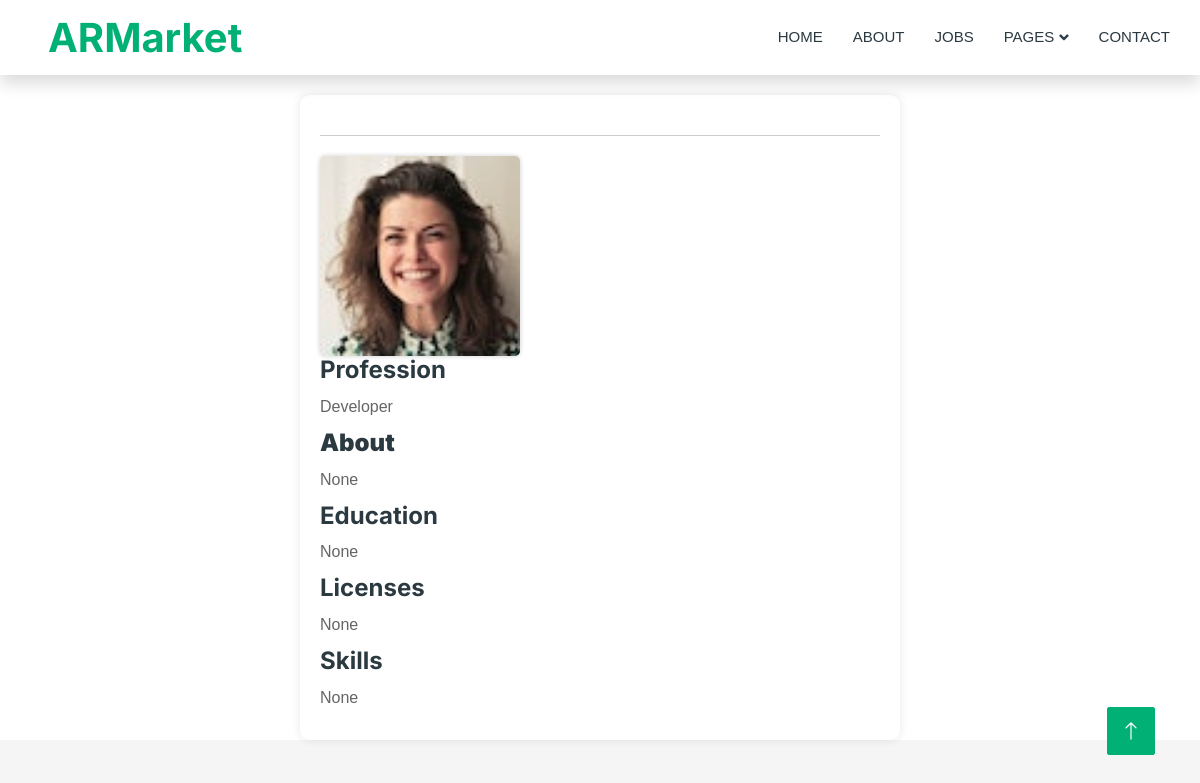
The page /user/2/ on the database its author committed.
### main/models.py (models this page shows, shortened)
class UserInfo(models.Model):
    obj=models.ForeignKey(User,on_delete=models.CASCADE,related_name='userp')
    img=models.ImageField('imagers',upload_to='users')
    prof=models.CharField('profession',max_length=255)
    about=models.TextField('about',blank=True)
    education=models.CharField('Education',blank=True,max_length=255)
    licenses=models.CharField('Licenses & certificationsLicenses',blank=True,max_length=255)
    skills=models.CharField('skills',max_length=500,blank=True)
    open=models.BooleanField('Open to work',default=True)
    points=models.IntegerField(default=10)
    register_dt=models.DateTimeField(auto_now_add=True,null=True)
    class Meta:
        verbose_name='User Info'
        verbose_name_plural='Users info'

### main/views.py (the view)
# urls.py: path('user/<int:id>/',UserPage.as_view(),name='user'),
class UserPage(DetailView):
    template_name='user.html'
    def get(self,request,id):
        user=User.objects.filter(pk=id)
        usern=request.user
        usern.username=usern.username.capitalize()
        context={
                'user':user,
                'usern':usern,
                }
        return render(request,self.template_name,context)

### main/Templates/user.html (shortened to what this page needs)
{% load static %}
<!DOCTYPE html>
<html lang="en">
<head>
    <link href="https://cdnjs.cloudflare.com/ajax/libs/font-awesome/5.10.0/css/all.min.css" rel="stylesheet">
    <link href="https://cdn.jsdelivr.net/npm/bootstrap-icons@1.4.1/font/bootstrap-icons.css" rel="stylesheet">
    <link href="{% static 'lib/animate/animate.min.css' %}" rel="stylesheet">
    <link href="{% static 'lib/owlcarousel/assets/owl.carousel.min.css' %}" rel="stylesheet">
    <link href="{% static 'css/bootstrap.min.css' %}" rel="stylesheet">
    <link href="{% static 'css/style.css' %}" rel="stylesheet">
</head>
<body>
    <div class="container-xxl bg-white p-0">
        <nav class="navbar navbar-expand-lg bg-white navbar-light shadow sticky-top p-0">
            <a href="{% url 'home' %}" class="navbar-brand d-flex align-items-center text-center py-0 px-4 px-lg-5">
                <h1 class="m-0 text-primary">ARMarket</h1>
            </a>
            <div class="collapse navbar-collapse" id="navbarCollapse">
                <div class="navbar-nav ms-auto p-4 p-lg-0">
                    <a href="{% url 'home' %}" class="nav-item nav-link">Home</a>
                    <a href="{% url 'about' %}" class="nav-item nav-link">About</a>
                        <a href="{% url 'joblist' %}" class="nav-link dropdown">Jobs</a>
                    <div class="nav-item dropdown">
                        <a href="#" class="nav-link dropdown-toggle" data-bs-toggle="dropdown">Pages</a>
                    </div>
                    <a href="{% url 'contact' %}" class="nav-item nav-link">Contact</a>
                    </div>
            </div>
        </nav>
<!DOCTYPE html>
<html lang="en">
<head>
</head>
<body>
    {% for user_item in user %}
    <div class="user-profile">
        {% for profile_item in user_item.userp.all %}
            <div class="profile-section">
                <div class="profile-picture-section">
                    <img src="{{ profile_item.img.url }}" alt="{{ profile_item.about }}" width="200px">
                    </div>
                </div>
                <h4>Profession</h4>
                <p class="profession">{{ profile_item.prof }}</p>
                <h4><b>About</b></h4>
                <p class="about">{{ profile_item.about }}</p>
                <h4>Education</h4>
                <p class="education">{{ profile_item.education }}</p>
                <h4>Licenses</h4>
                <p class="licenses">{{ profile_item.licenses }}</p>
                <h4>Skills</h4>
                <p class="skills">{{ profile_item.skills| safe }}</p>
            </div>
        {% endfor %}
    </div>
    {% endfor %}
    <a href="#" class="btn btn-lg btn-primary btn-lg-square back-to-top"><i class="bi bi-arrow-up"></i></a>
</body>
</html>

### main/static/css/style.css (style rules this page uses)
:root { --primary: #00B074; --secondary: #2B9BFF; --light: #EFFDF5; --dark: #2B3940; }
.back-to-top { position: fixed; display: none; right: 45px; bottom: 45px; z-index: 99; }
.btn { font-family: 'Inter', sans-serif; font-weight: 600; transition: .5s; }
.btn.btn-primary, .btn.btn-secondary { color: #FFFFFF; }
.btn-lg-square { width: 48px; height: 48px; }
.btn-square, .btn-sm-square, .btn-lg-square { padding: 0; display: flex; align-items: center; justify-content: center; font-weight: normal; border-radius: 2px; }
.navbar .dropdown-toggle::after { border: none; content: "\f107"; font-family: "Font Awesome 5 Free"; font-weight: 900; vertical-align: middle; margin-left: 5px; transition: .5s; }
.navbar-dark .navbar-nav .nav-link, .navbar-light .navbar-nav .nav-link { margin-right: 30px; padding: 25px 0; color: #FFFFFF; font-size: 15px; text-transform: uppercase; outline: none; }
.navbar-light .navbar-brand, .navbar-light a.btn { height: 75px; }
.navbar-light .navbar-nav .nav-link { color: var(--dark); font-weight: 500; }
.navbar-light.sticky-top { top: -100px; transition: .5s; }

### main/Templates/user.html (style rules this page uses)
body { font-family: Arial, sans-serif; margin: 0; padding: 0; background-color: #f5f5f5; }
.user-profile { background-color: #fff; border-radius: 10px; box-shadow: 0px 0px 10px rgba(0, 0, 0, 0.1); margin: 20px auto; max-width: 600px; padding: 20px; }
.profile-section { border-top: 1px solid #ccc; margin-top: 20px; padding-top: 20px; }
.profile-section img { max-width: 100%; height: auto; border-radius: 5px; box-shadow: 0px 0px 5px rgba(0, 0, 0, 0.2); }
.about, .profession, .education, .licenses, .skills { margin: 10px 0; padding: 0; }
.profile-picture-section { display: flex; gap: 50px; }

### rows shown on the page
UserInfo: img (picture), prof "Developer", about "None", education "None", licenses "None", skills "None"
